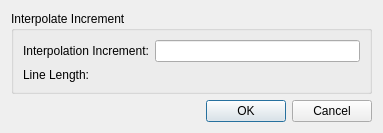
<?xml version="1.0" encoding="UTF-8"?>
<ui version="4.0">
 <class>GeoDataPointmap_PointsManager_InterpolatePointController_SettingDialog</class>
 <widget class="QDialog" name="GeoDataPointmap_PointsManager_InterpolatePointController_SettingDialog">
  <property name="geometry">
   <rect>
    <x>0</x>
    <y>0</y>
    <width>383</width>
    <height>123</height>
   </rect>
  </property>
  <property name="windowTitle">
   <string>Interpolation Setting</string>
  </property>
  <layout class="QVBoxLayout" name="verticalLayout">
   <item>
    <widget class="QGroupBox" name="groupBox">
     <property name="title">
      <string>Interpolate Increment</string>
     </property>
     <layout class="QGridLayout" name="gridLayout">
      <item row="0" column="0">
       <widget class="QLabel" name="incrementLabel">
        <property name="text">
         <string>Interpolation Increment:</string>
        </property>
       </widget>
      </item>
      <item row="0" column="1">
       <widget class="RealNumberEditWidget" name="incrementEditWidget"/>
      </item>
      <item row="1" column="0">
       <widget class="QLabel" name="lineLengthLabel">
        <property name="text">
         <string>Line Length:</string>
        </property>
       </widget>
      </item>
      <item row="1" column="1">
       <widget class="QLabel" name="lineLengthValueLabel">
        <property name="text">
         <string/>
        </property>
       </widget>
      </item>
     </layout>
    </widget>
   </item>
   <item>
    <spacer name="verticalSpacer">
     <property name="orientation">
      <enum>Qt::Vertical</enum>
     </property>
     <property name="sizeHint" stdset="0">
      <size>
       <width>20</width>
       <height>4</height>
      </size>
     </property>
    </spacer>
   </item>
   <item>
    <widget class="QDialogButtonBox" name="buttonBox">
     <property name="orientation">
      <enum>Qt::Horizontal</enum>
     </property>
     <property name="standardButtons">
      <set>QDialogButtonBox::Cancel|QDialogButtonBox::Ok</set>
     </property>
    </widget>
   </item>
  </layout>
 </widget>
 <customwidgets>
  <customwidget>
   <class>RealNumberEditWidget</class>
   <extends>QLineEdit</extends>
   <header>guibase/widget/realnumbereditwidget.h</header>
  </customwidget>
 </customwidgets>
 <resources/>
 <connections>
  <connection>
   <sender>buttonBox</sender>
   <signal>accepted()</signal>
   <receiver>GeoDataPointmap_PointsManager_InterpolatePointController_SettingDialog</receiver>
   <slot>accept()</slot>
   <hints>
    <hint type="sourcelabel">
     <x>248</x>
     <y>254</y>
    </hint>
    <hint type="destinationlabel">
     <x>157</x>
     <y>274</y>
    </hint>
   </hints>
  </connection>
  <connection>
   <sender>buttonBox</sender>
   <signal>rejected()</signal>
   <receiver>GeoDataPointmap_PointsManager_InterpolatePointController_SettingDialog</receiver>
   <slot>reject()</slot>
   <hints>
    <hint type="sourcelabel">
     <x>316</x>
     <y>260</y>
    </hint>
    <hint type="destinationlabel">
     <x>286</x>
     <y>274</y>
    </hint>
   </hints>
  </connection>
 </connections>
</ui>
